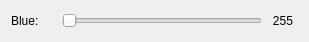
          <widget class="QWidget" name="horizontalLayoutWidget_4">
           <property name="geometry">
            <rect>
             <x>50</x>
             <y>130</y>
             <width>301</width>
             <height>22</height>
            </rect>
           </property>
           <layout class="QHBoxLayout" name="horizontalLayout_5">
            <item>
             <widget class="QLabel" name="label_7">
              <property name="minimumSize">
               <size>
                <width>45</width>
                <height>0</height>
               </size>
              </property>
              <property name="maximumSize">
               <size>
                <width>45</width>
                <height>16777215</height>
               </size>
              </property>
              <property name="text">
               <string>Blue:</string>
              </property>
             </widget>
            </item>
            <item>
             <widget class="QSlider" name="horizontalSlider_5">
              <property name="minimumSize">
               <size>
                <width>200</width>
                <height>0</height>
               </size>
              </property>
              <property name="maximumSize">
               <size>
                <width>200</width>
                <height>16777215</height>
               </size>
              </property>
              <property name="orientation">
               <enum>Qt::Horizontal</enum>
              </property>
             </widget>
            </item>
            <item>
             <widget class="QLabel" name="label_10">
              <property name="minimumSize">
               <size>
                <width>30</width>
                <height>0</height>
               </size>
              </property>
              <property name="maximumSize">
               <size>
                <width>30</width>
                <height>16777215</height>
               </size>
              </property>
              <property name="text">
               <string>255</string>
              </property>
              <property name="alignment">
               <set>Qt::AlignCenter</set>
              </property>
             </widget>
            </item>
            <item>
             <spacer name="horizontalSpacer_4">
              <property name="orientation">
               <enum>Qt::Horizontal</enum>
              </property>
              <property name="sizeHint" stdset="0">
               <size>
                <width>40</width>
                <height>20</height>
               </size>
              </property>
             </spacer>
            </item>
           </layout>
          </widget>
